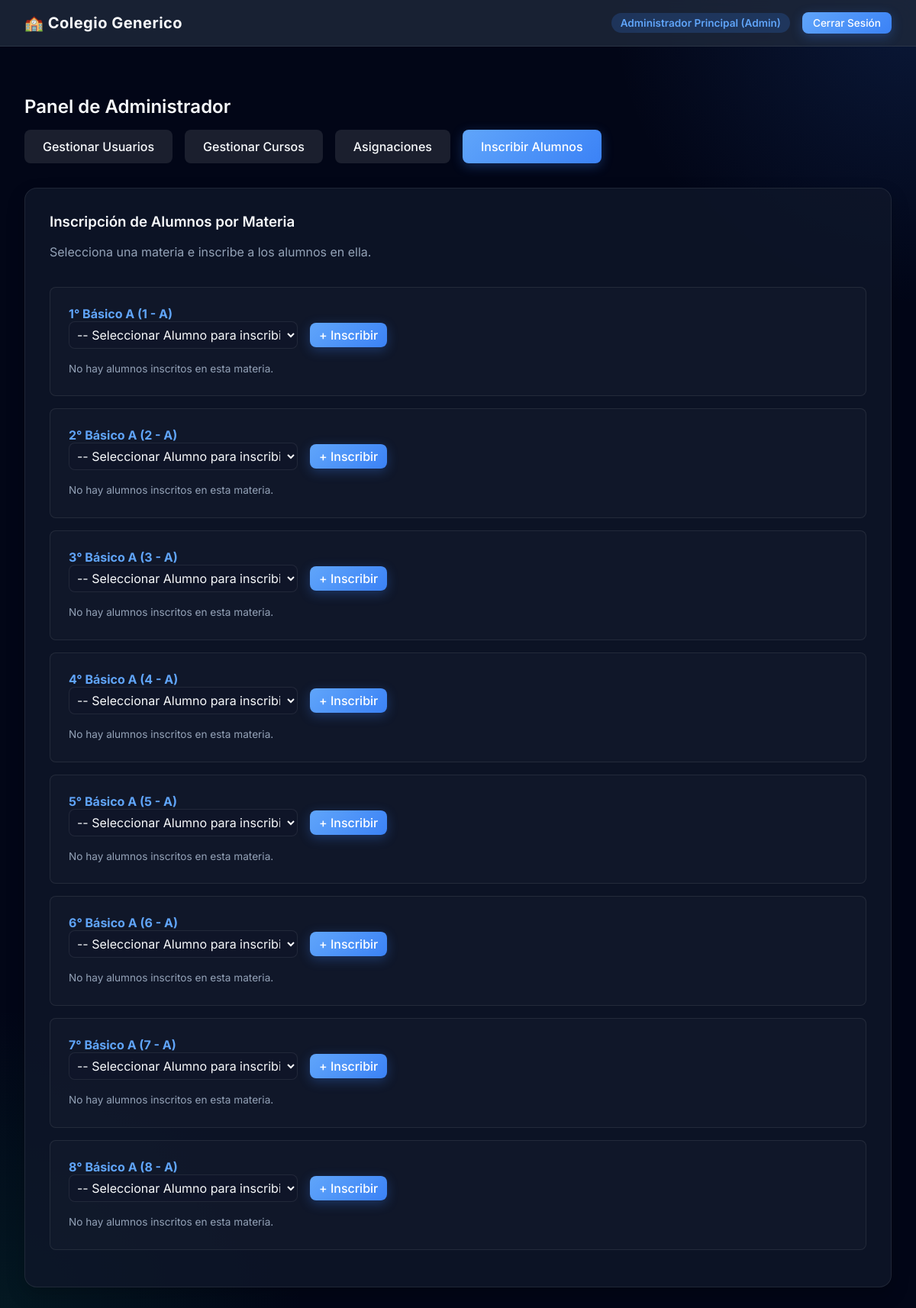
The app's page /index.php?action=dashboard&tab=enrollments (signed in), older data.
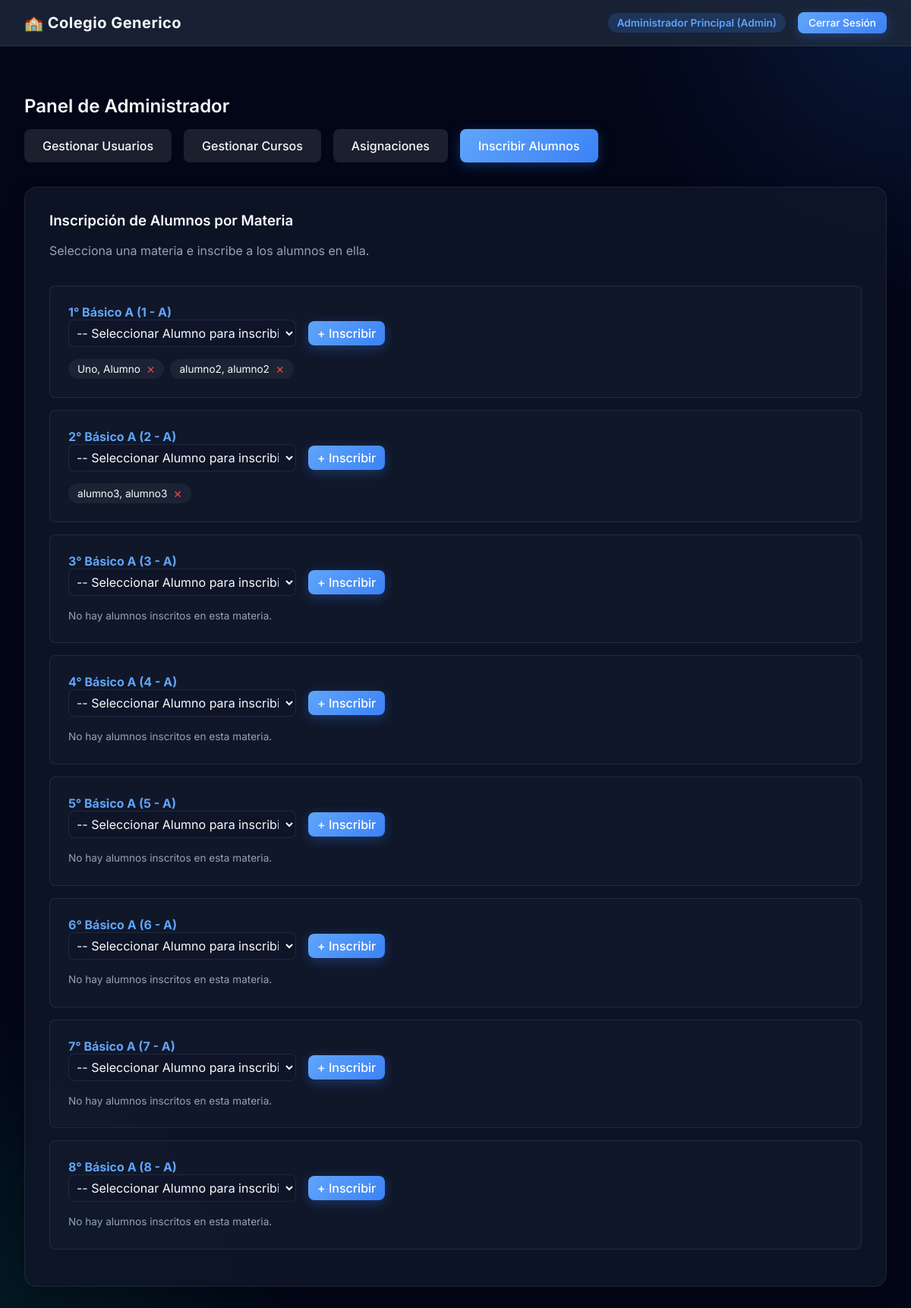
The same page, newer data.
### tables this page shows
CREATE TABLE courses (
    id INTEGER PRIMARY KEY AUTOINCREMENT,
    nombre TEXT NOT NULL,
    anio TEXT NOT NULL,
    division TEXT NOT NULL
);

CREATE TABLE users (
    id INTEGER PRIMARY KEY AUTOINCREMENT,
    username TEXT NOT NULL UNIQUE,
    password_hash TEXT NOT NULL,
    role TEXT NOT NULL CHECK(role IN ('admin', 'profesor', 'alumno')),
    nombre TEXT NOT NULL,
    apellido TEXT NOT NULL
);

### controllers/AdminController.php (called while the page is built, shortened)
<?php
require_once 'models/Course.php';
class AdminController {
    public function dashboard() {
        $database = new Database();
        $db = $database->getConnection();
        $courseModel = new Course($db);
        $tab = $_GET['tab'] ?? 'users';
        $coursesStmt = $courseModel->getAllCourses();
        $courses = $coursesStmt->fetchAll(PDO::FETCH_ASSOC);
        $enrollmentData = [];
        if ($tab === 'enrollments') {
            foreach($courses as $c) {
                $st = $courseModel->getStudentsByCourse($c['id'])->fetchAll(PDO::FETCH_ASSOC);
                $enrollmentData[] = ['course' => $c, 'students' => $st];
            }
        }
        require_once 'views/admin/dashboard.php';
    }
}
?>

### models/Course.php (called while the page is built, shortened)
<?php
class Course {
    private $conn;
    public function __construct($db) {
        $this->conn = $db;
    }
    public function getAllCourses() {
        $query = "SELECT * FROM courses";
        $stmt = $this->conn->prepare($query);
        $stmt->execute();
        return $stmt;
    }
    public function getStudentsByCourse($course_id) {
        $query = "SELECT u.id, u.nombre, u.apellido
                  FROM users u
                  JOIN students s ON u.id = s.user_id
                  WHERE s.course_id = :course_id
                  ORDER BY u.apellido ASC, u.nombre ASC";
        $stmt = $this->conn->prepare($query);
        $stmt->bindParam(':course_id', $course_id);
        $stmt->execute();
        return $stmt;
    }
}
?>

### views/admin/dashboard.php (the view, shortened to what the changed rows need)
<?php require_once 'views/layouts/header.php'; ?>
<div class="fade-in" style="margin-top: 2rem;">
    <h2>Panel de Administrador</h2>
    <?php if($tab === 'users'): ?>
    <div class="card">
        <div style="display: flex; justify-content: space-between; align-items: center; margin-bottom: 1rem; flex-wrap: wrap; gap: 10px;">
            <h3 style="margin: 0;">Usuarios del Sistema</h3>
            <input type="text" id="userFilter" onkeyup="filterUsers()" class="form-control" placeholder="Buscar usuario..." style="max-width: 300px;">
        </div>
        <div class="table-wrapper">
            <table id="userTable">
                <thead>
                    <tr><th>Usuario</th><th>Rol</th><th>Nombre</th><th>Acción</th></tr>
                </thead>
                <tbody>
                    <?php foreach($users as $u): ?>
                    <tr>
                        <td><?= htmlspecialchars($u['username']) ?></td>
                        <td><?= htmlspecialchars($u['role']) ?></td>
                        <td><?= htmlspecialchars($u['apellido'].', '.$u['nombre']) ?></td>
                        <td>
                            <?php if($u['id'] !== $_SESSION['user_id']): ?>
                            <button type="button" class="btn" style="background:rgba(239, 68, 68, 0.2); color:var(--danger); padding:4px 8px;" onclick="confirmUserDelete(<?= $u['id'] ?>)">Borrar</button>
                            <?php endif; ?>
                        </td>
                    </tr>
                    <?php endforeach; ?>
                </tbody>
            </table>
        </div>
    </div>
    <div id="userModal" style="display:none; position:fixed; top:0; left:0; width:100%; height:100%; background:rgba(15, 23, 42, 0.9); z-index:9999; align-items:center; justify-content:center;">
        <div class="card" style="width:90%; max-width:440px; position:relative; background: var(--bg-secondary); border: 1px solid var(--accent-primary); box-shadow: 0 20px 50px rgba(0,0,0,0.5); backdrop-filter: none; -webkit-backdrop-filter: none;">
            <button onclick="closeUserModal()" style="position:absolute; top:20px; right:20px; background:transparent; border:none; font-size:28px; color:var(--text-secondary); cursor:pointer; line-height:1;">&times;</button>
            <h3 style="margin-top:0; margin-bottom:1.5rem; color: var(--accent-primary);">Nuevo Usuario</h3>
            <form method="POST" action="index.php?action=dashboard&tab=users">
                <input type="hidden" name="admin_action" value="create_user">
                <div class="form-group">
                    <input class="form-control" type="text" name="username" placeholder="Usuario" required>
                </div>
                <div class="form-group">
                    <input class="form-control" type="password" name="password" placeholder="Contraseña" required>
                </div>
                <div class="form-group">
                    <select class="form-control" name="role" required>
                        <option value="alumno">Alumno</option>
                        <option value="profesor">Profesor</option>
                        <option value="admin">Administrador</option>
                    </select>
                </div>
                <div class="form-group">
                    <input class="form-control" type="text" name="nombre" placeholder="Nombre" required>
                </div>
                <div class="form-group">
                    <input class="form-control" type="text" name="apellido" placeholder="Apellido" required>
                </div>
                <button type="submit" class="btn btn-primary" style="width:100%; margin-top: 1rem;">Guardar Usuario</button>
            </form>
        </div>
    </div>
    <div id="deleteConfirmModal" style="display:none; position:fixed; top:0; left:0; width:100%; height:100%; background:rgba(15, 23, 42, 0.9); z-index:9999; align-items:center; justify-content:center;">
        <div class="card" style="width: 100%; max-width: 400px; padding: 2rem;">
            <h3 style="margin-top:0; color:var(--danger);">Confirmar Eliminación</h3>
            <p style="font-size: 1.1rem; margin-top: 1rem;">¿Estás seguro que quieres borrar este usuario?</p>
            <p style="font-size: 0.85rem; color: var(--text-secondary); margin-bottom: 2rem;">Esta acción no se puede deshacer.</p>
            <div style="display:flex; justify-content:flex-end; gap:1rem;">
                <button type="button" class="btn" onclick="document.getElementById('deleteConfirmModal').style.display='none'">Cancelar</button>
                <form method="POST" action="index.php?action=dashboard&tab=users" style="margin:0;">
                    <input type="hidden" name="admin_action" value="delete_user">
                    <input type="hidden" id="deleteUserIdInput" name="user_id" value="">
                    <button type="submit" class="btn btn-primary" style="background:var(--danger);">Borrar Permanentemente</button>
                </form>
            </div>
        </div>
    </div>
        <script>
            function openUserModal() {
                document.getElementById('userModal').style.display = 'flex';
            }
            function closeUserModal() {
                document.getElementById('userModal').style.display = 'none';
            }
            function confirmUserDelete(id) {
                document.getElementById('deleteUserIdInput').value = id;
                document.getElementById('deleteConfirmModal').style.display = 'flex';
                // Move modal to body to prevent stacking context issues
                document.body.appendChild(document.getElementById('deleteConfirmModal'));
            }
            // Move modal to body on load to avoid backdrop issues
            document.addEventListener("DOMContentLoaded", () => {
                document.body.appendChild(document.getElementById('userModal'));
            });
            // Cerrar modal al hacer clic fuera
            document.getElementById('userModal').addEventListener('click', function(e) {
                if (e.target === this) closeUserModal();
            });
            function filterUsers() {
                let input = document.getElementById("userFilter");
                let filter = input.value.toLowerCase();
                let table = document.getElementById("userTable");
                let tr = table.getElementsByTagName("tr");
                for (let i = 1; i < tr.length; i++) {
                    let tdUsuario = tr[i].getElementsByTagName("td")[0];
                    let tdRol = tr[i].getElementsByTagName("td")[1];
                    let tdNombre = tr[i].getElementsByTagName("td")[2];
                    if (tdUsuario && tdRol && tdNombre) {
                        let txtValue = tdUsuario.textContent + " " + tdRol.textContent + " " + tdNombre.textContent;
                        tr[i].style.display = txtValue.toLowerCase().indexOf(filter) > -1 ? "" : "none";
                    }
                }
            }
        </script>
    <?php elseif($tab === 'enrollments'): ?>
    <div class="card">
        <?php foreach($enrollmentData as $edata): $c = $edata['course']; $st = $edata['students']; ?>
        <div style="background:rgba(255,255,255,0.02); border:1px solid var(--border-color); border-radius:8px; padding:1.5rem; margin-bottom:1rem;">
            <h4 style="margin-top:0; color:var(--accent-primary);"><?= htmlspecialchars($c['nombre'].' ('.$c['anio'].' - '.$c['division'].')') ?></h4>
            <form method="POST" action="index.php?action=dashboard&tab=enrollments" style="display:flex; gap:1rem; align-items:center; margin-bottom:1rem;">
                <select name="student_id" class="form-control" style="width:300px; padding:6px;" required>
                    <option value="">-- Seleccionar Alumno para inscribir --</option>
                </select>
                <button type="submit" class="btn btn-primary" style="padding:6px 12px;">+ Inscribir</button>
            </form>
            <?php if(empty($st)): ?>
                <p style="font-size:0.85rem; color:var(--text-secondary); margin:0;">No hay alumnos inscritos en esta materia.</p>
            <?php else: ?>
                <div style="display:flex; flex-wrap:wrap; gap:0.5rem;">
                <?php foreach($st as $s): ?>
                    <div style="background:rgba(255,255,255,0.05); border-radius:16px; padding:4px 12px; display:flex; align-items:center; gap:0.5rem; font-size:0.85rem;">
                        <span><?= htmlspecialchars($s['apellido'].', '.$s['nombre']) ?></span>
                        <form method="POST" action="index.php?action=dashboard&tab=enrollments" style="margin:0;">
                            <button type="submit" style="background:none; border:none; color:var(--danger); cursor:pointer; font-size:1.1rem; padding:0; line-height:1;" title="Quitar alumno">&times;</button>
                        </form>
                    </div>
                <?php endforeach; ?>
                </div>
            <?php endif; ?>
        </div>
        <?php endforeach; ?>
    </div>
    <?php endif; ?>
</div>
<?php require_once 'views/layouts/footer.php'; ?>

Row changes from the older to the newer data that the page shows:
changed courses "1° Básico A (1 - A)": gains users (apellido+nombre "Uno, Alumno"); no longer shows "No hay alumnos inscritos en esta materia."
added users: apellido+nombre "alumno2, alumno2", shown under courses "1° Básico A (1 - A)"
shown differently, row unchanged: courses "2° Básico A (2 - A)": no longer shows "No hay alumnos inscritos en esta materia."
added users: apellido+nombre "alumno3, alumno3", shown under courses "2° Básico A (2 - A)"
